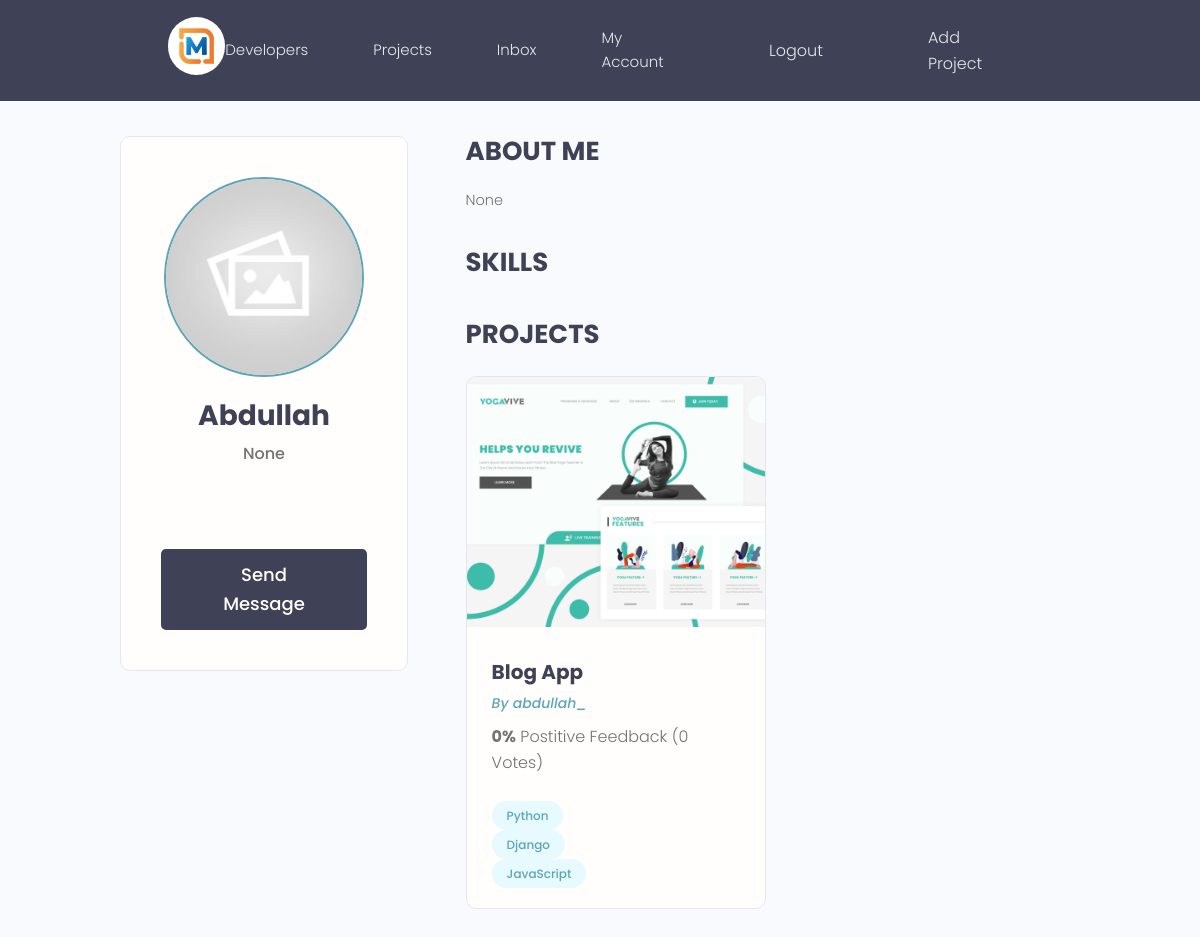
Page /profile/3/ (signed in) on the earlier database version.
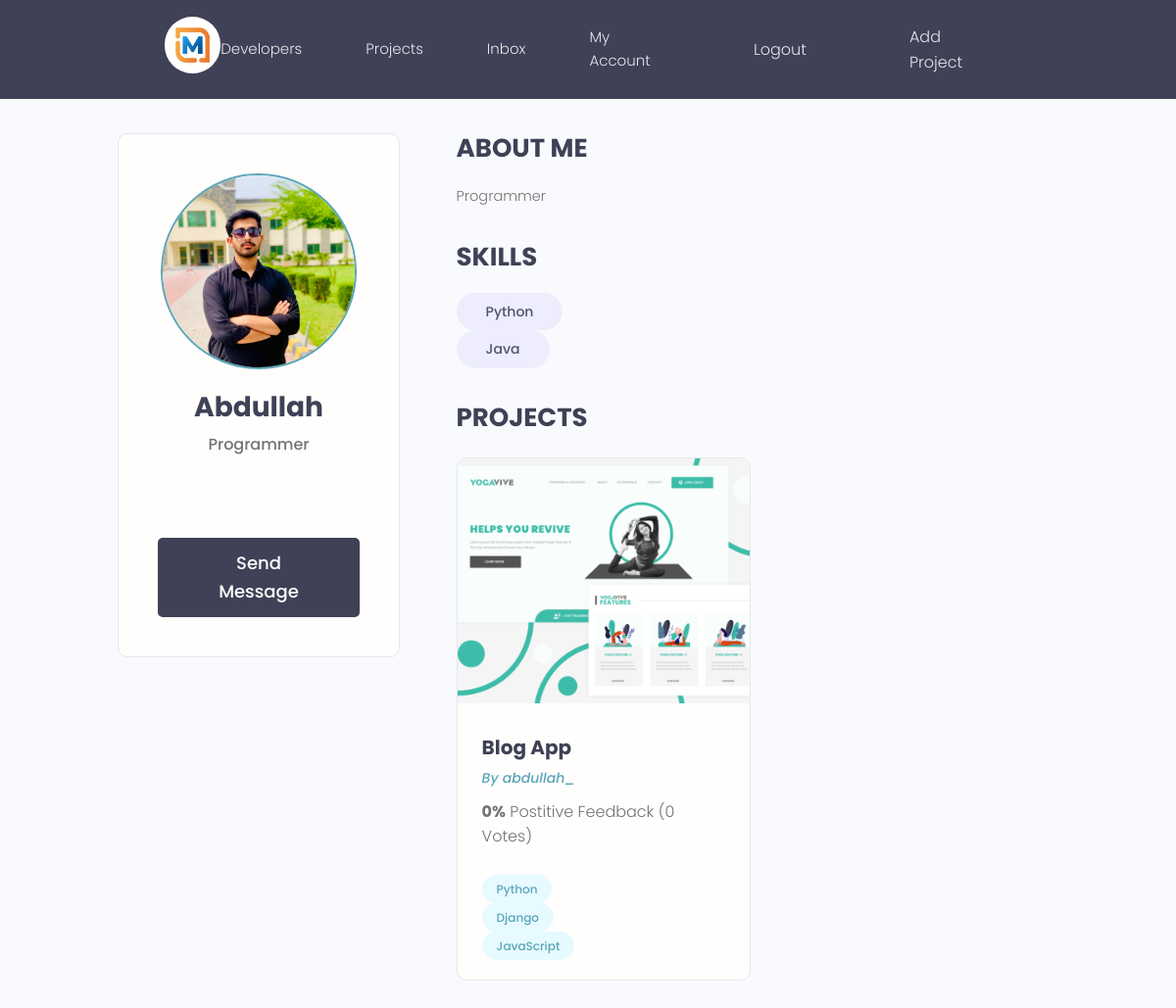
Same page on the later database version.
### projects/models.py (models this page shows, shortened)
class User(AbstractUser):
    name = models.CharField(max_length=200, null=True)
    username = models.CharField(unique=True, max_length=200)
    email = models.EmailField(unique=True, null=True)
    bio = models.TextField(null=True)
    skills = models.ManyToManyField(Tag, blank=True)
    profile_pic = models.ImageField(null=True, blank=True, default='default.jpg')
    REQUIRED_FIELDS = []

class Project(models.Model):
    owner = models.ForeignKey('User', on_delete=models.CASCADE)
    title = models.CharField(max_length=100)
    description = models.TextField(null=True, blank=True)
    featured_image = models.ImageField(null=True, blank=True, default= 'default.jpg')
    demo_link = models.CharField(max_length=1000, null=True, blank=True)
    source_code = models.CharField(max_length=1000, null=True, blank=True)
    vote_total = models.IntegerField(default=0)
    vote_ratio = models.IntegerField(default=0)
    tags = models.ManyToManyField('Tag', blank=True)  # Stringfy the model if it is defined below
    created = models.DateTimeField(auto_now_add=True)
    id = models.UUIDField(default=uuid.uuid4, unique=True, primary_key=True, editable=False)
    @property
    def imageURL(self):
        try:
            img = self.featured_image.url
        except:
            img = ''
        return img

class Tag(models.Model):
    name = models.CharField(max_length=200)
    created = models.DateTimeField(auto_now_add=True)
    id = models.UUIDField(default=uuid.uuid4, unique=True, primary_key=True, editable=False)
    def __str__(self):
        return self.name

### projects/views.py (the view)
# urls.py: path('profile/<str:pk>/', views.devProfile, name='profile'),
@login_required(login_url='loginUser')
def devProfile(request, pk):
    user = User.objects.get(id=pk)
    projects = user.project_set.all()
    skills = user.skills.all()
    context = {'projects': projects, 'user': user, 'skills': skills}
    return render(request, 'projects/profile.html', context)

### projects/templates/projects/profile.html (shortened to what this page needs)
{% extends "main.html" %}
{% block content %}
<main class="profile my-md">
  <div class="container">
    <div class="layout">
      <div class="column column--1of3">
        <div class="card text-center">
          <div class="card__body dev">
            <img class="avatar avatar--xl" src="{{user.profile_pic.url}}" />
            <h2 class="dev__name">{{user.name}}</h2>
            <p class="dev__title">{{user.bio}}</p>
            <ul class="dev__social">
            </ul>
            {% if request.user == user %}
            <a href="{% url 'update-profile' user.id %}" class="btn btn--sub btn--lg">Update Profile </a>
            {% else %}
            <a href="#" class="btn btn--sub btn--lg">Send Message </a>
            {% endif %}
          </div>
        </div>
      </div>
      <div class="column column--2of3">
        <div class="devInfo">
          <h3 class="devInfo__title">About Me</h3>
          <p class="devInfo__about">
            {{user.bio}}
          </p>
        </div>
        <div class="devInfo">
          <h3 class="devInfo__title">Skills</h3>
          <div class="devInfo__skills">
            {% for skill in skills %}
            <div class="devInfo__otherSkills">
              <span class="tag tag--pill tag--sub tag--lg">
                <small>{{skill}}</small>
              </span>
            </div>
            {% endfor %}
          </div>
        </div>
        <div class="devInfo">
          <h3 class="devInfo__title">Projects</h3>
          <div class="grid grid--two">
            {% for project in projects %}
            <div class="column">
              <div class="card project">
                <a href="{% url 'project' project.id %}" class="project">
                  <img class="project__thumbnail" src="{{project.imageURL}}" alt="project thumbnail" />
                  <div class="card__body">
                    <h3 class="project__title">{{project.title}}</h3>
                    <p><a class="project__author" href="{% url 'profile' project.owner.id %}">By {{project.owner}}</a>
                    </p>
                    <p class="project--rating">
                      <span style="font-weight: bold;">{{project.vote_ratio}}%</span> Postitive
                      Feedback ({{project.vote_total}} Votes)
                    </p>
                    {% for tag in project.tags.all %}
                    <div class="project__tags">
                      <span class="tag tag--pill tag--main">
                        <small>{{tag.name}}</small>
                      </span>
                    </div>
                    {% endfor %}
                  </div>
                </a>
              </div>
            </div>
            {% endfor %}
          </div>
        </div>
      </div>
    </div>
  </div>
</main>
{% endblock content %}

Differences in the rows shown:
changed User "Abdullah": profile_pic: picture added in place of a placeholder; bio "None" → "Programmer"
now on one of the page's lists (row unchanged): Tag: name "Python"
now on this page (row unchanged): Tag: name "Java", shown under "SKILLS"
